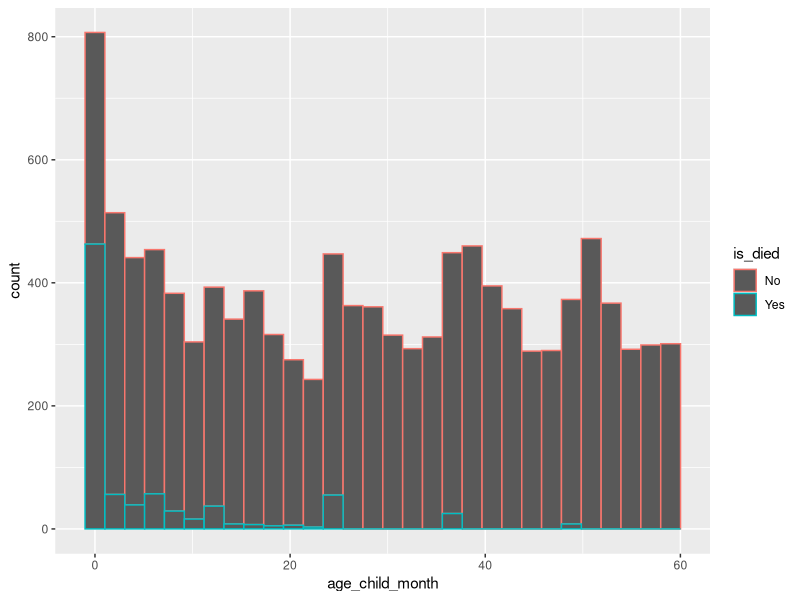
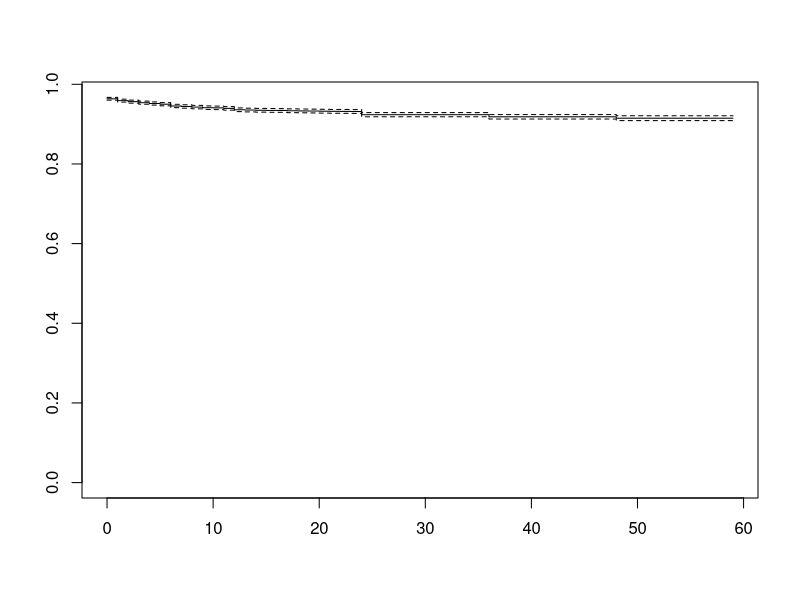
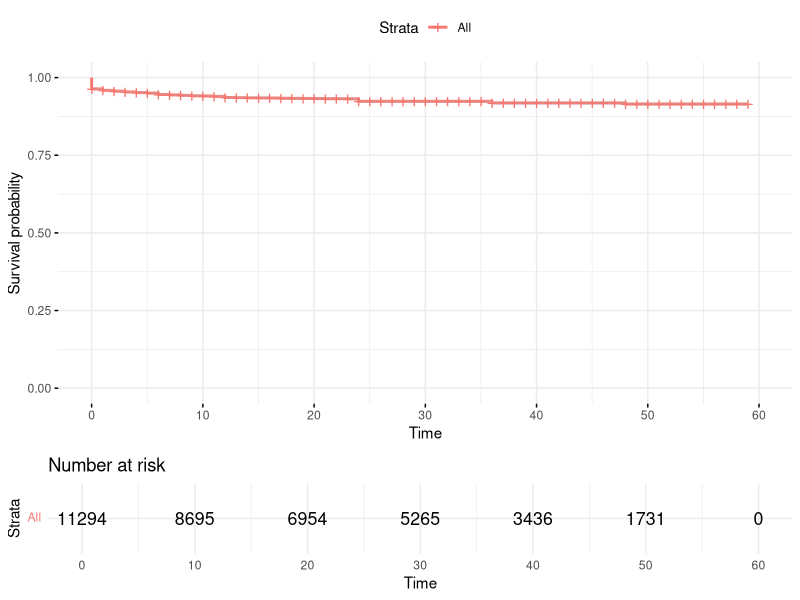
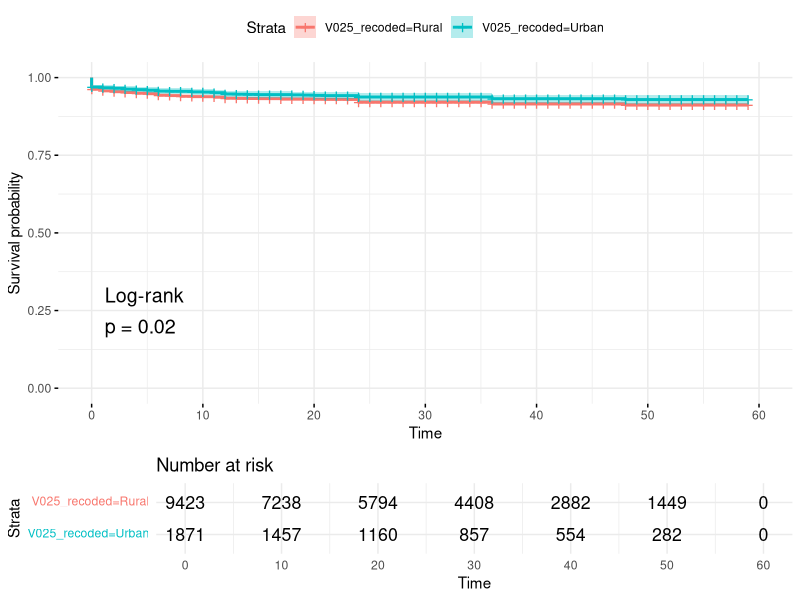
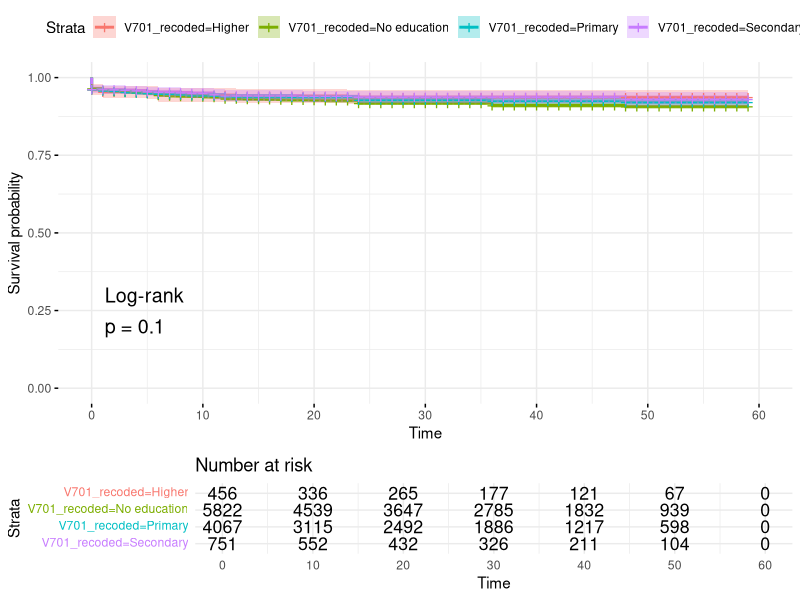
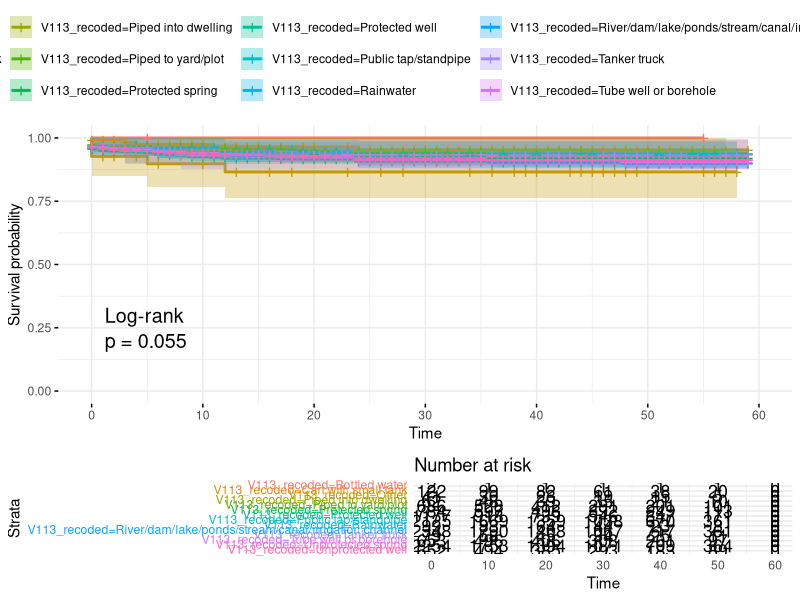
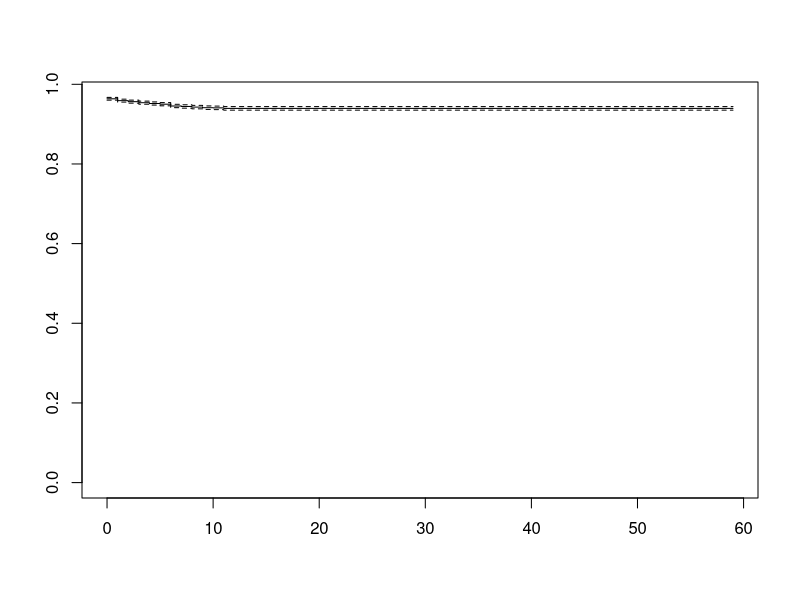

Generate these figures, in order, with R:
################################################################################
#
# Survival analysis of under-five (u5) child mortality
#
# By Kofiya Technologies (https://kofiyatech.com/)
#
################################################################################


# Set working directory
setwd("D:\\RStudioProjects\\watoto-survival\\data")

################################################################################
# Load data
################################################################################
library(readr)

surv_data <- readr::read_csv("./dhs-table-preprocessed-ayele2017-survival-paper.csv")

# Load schema definition about variables
schema_definition <- readr::read_csv("./schema-definition-variable-ayele2017-survival-paper.csv")


################################################################################
# Survival analysis for under five (U5) mortality rate
################################################################################
# Import library  ##############################################################
library(dplyr)        # for data wrangling and processing 
library(magrittr)     # for pipe operator
library(ggplot2)      # for visualization
library(skimr)        # to summarise data
library(survival)     # for survival analysis


# Get columns of interest for analysis   #######################################
col_of_interest <- schema_definition %>% 
  dplyr::filter(Type %in% c("feature_numeric", "feature_categorical", "response")) %>% 
  dplyr::select(Name, Recoded)

col_of_interest <- col_of_interest %>% 
  dplyr::mutate(NameModified = ifelse(Recoded == TRUE, 
                                      paste(Name, "recoded", sep='_'),
                                      Name)) %>% 
  dplyr::pull(NameModified)
  
# Keep analysis variables in the data
surv_data <- surv_data %>% 
  dplyr::select(any_of(col_of_interest))
  

# Derive response variable for survival analysis  ##############################
# ------------------------------------------------------------------------------
# Variable definition
# - B6:  Age at death
# - B7:  Age at death (months, imputed)
# - B13: Flag for age at death
# - HW1: Child's age in months
# ------------------------------------------------------------------------------
# Obtained from SQLite DB
# > SELECT * from ".\ET_2011_DHS_07082021_1847_58107.ETKR61FL.FlatValuesSpec"
# > WHERE Name = 'B13'
# ------------------------------------------------------------------------------
# Variable values --> B13 (Flag for age at death)
# - 0 = No flag
# - 1 = > interview
# - 2 = < breastfeeding
# - 3 = < age supplemented
# - 4 = < first breastfed
# - 5 = < last vaccination
# - 6 = Outside range
# - 7 = Imputed, units given
# - 8 = Imputed, no units
# ------------------------------------------------------------------------------
# Variable values --> B6 (Age at death)
# - 100 = Died on day of birth
# - 101 = Days: 1
# - 199 = Days: number missing
# - 201 = Months: 1
# - 299 = Months: number missing
# - 301 = Years: 1
# - 399 = Years: number missing
# ------------------------------------------------------------------------------

# ------------------------------------------------------------------------------
# Check B13
# ------------------------------------------------------------------------------
# Output
# B13     n
# <dbl> <int>
#   1     0   814
# 2     1    10
# 3     4     3
# 4     6    17
# 5     8     2
# 6    NA 10808
# ------------------------------------------------------------------------------
surv_data %>% 
  dplyr::count(B13) %>% 
  dplyr::arrange(B13)

# Let's exclude other flag types for B13 variable
surv_data <- surv_data %>% 
  dplyr::filter(B13 %in% c(0, NA))


# ------------------------------------------------------------------------------
# Do we need B6 (Age at death) as we have B7 (Age at death (months, imputed))?
# ------------------------------------------------------------------------------
# - B7 takes values from 0 (died on day of birth) to 48 months (4 years)
# - N=10,808 are children who are alive.
# - N=814 are children who died.
table_b7 <- surv_data %>% 
  dplyr::count(B7) %>% 
  dplyr::arrange(B7)

table_b6 <- surv_data %>% 
  dplyr::count(B6) %>% 
  dplyr::arrange(B6)

# Drop B6
surv_data <- surv_data %>% 
  dplyr::select(-c(B6))

# ------------------------------------------------------------------------------
# How are B7, B13 and HW1 variables related to each other?
# ------------------------------------------------------------------------------
# B7 contains age for died kids, and HW1 for alive kids!
# ------------------------------------------------------------------------------
# B7 	B13 HW1
# NA  NA  43
# 0   0  	NA
# NA  NA  4
# 2   0  	NA
# NA  NA  30
# 7   0  	NA
# 10  0	  NA
# NA  NA  9
# NA  NA  57
# NA  NA  23
# ------------------------------------------------------------------------------
# Find out if there are children whose age is not known!
# - There are 328 children with age unknown
unknown_age_children <- surv_data %>% dplyr::select(B7, HW1) %>% 
  dplyr::filter(is.na(B7) & is.na(HW1))

# Drop children whose age is not known
surv_data <- surv_data %>% 
  dplyr::filter(!(is.na(B7) & is.na(HW1)))

# Sanity checks
# - This gives a total of 10,480 alive kids and 814 died kids!
# B7              HW1       
# Min.   : 0.000   Min.   : 0.00  
# 1st Qu.: 0.000   1st Qu.:14.00  
# Median : 0.000   Median :29.00  
# Mean   : 5.784   Mean   :29.13  
# 3rd Qu.: 7.000   3rd Qu.:44.00  
# Max.   :48.000   Max.   :59.00  
# NA's   :10480    NA's   :814  
surv_data %>% dplyr::select(B7, HW1) %>% summary()


# Create target variable
surv_data <- surv_data %>% 
  dplyr::mutate(is_died = ifelse(is.na(B13), 'No', 'Yes'))

# Distribution of number of deaths
# is_died     n
# <dbl> <int>
#   1       1   814
#   2      NA 10480
surv_data %>% 
  dplyr::count(is_died)

# Drop B13
surv_data <- surv_data %>% 
  dplyr::select(-c(B13))

# Derive a new age variable from B13 and HW1 variables.
surv_data <- surv_data %>% 
  dplyr::mutate(age_child_month = ifelse(!is.na(HW1), 
                                         HW1,
                                         ifelse(!is.na(B7), B7,
                                                NA)))

# Sanity checks
# age_child_month
# Min.   : 0.00  
# 1st Qu.:11.00  
# Median :27.00  
# Mean   :27.44  
# 3rd Qu.:43.00  
# Max.   :59.00 
surv_data %>% 
  dplyr::select(age_child_month) %>% 
  summary()

# Distribution of age by death
ggplot2::ggplot(surv_data, aes(x=age_child_month, color=is_died)) +
  ggplot2::geom_histogram()

# Drop original variables that are used to derive target variable(s)
surv_data <- surv_data %>% 
  dplyr::select(-c(B7, HW1))

# Check distribution of child age
# - Most of the children have died before the age of 7 months (see Q3_AGE)!
# - All of the children who died couldn't make 48 months (see MAX_AGE)!
# - The average age of died children is about 6 months!
surv_data %>% 
  dplyr::select(is_died, age_child_month) %>% 
  dplyr::group_by(is_died) %>% 
  skimr::skim()


# Create censoring variable (right censoring)   ################################
# - Our study endpoint is U5 (under five years). Any death after 5 years should 
#   be censored.
surv_data <- surv_data %>% 
  dplyr::mutate(censored_u5 = ifelse((is_died == 'Yes') & (age_child_month < 60), 
                                     1,
                                     0))

# Distribution of censoring variable
#   censored_u5     n
#   0            10480
#   1            814
surv_data %>% 
  dplyr::count(censored_u5)


# Kaplan-Meier (KM) Analysis - Life Table ######################################
km_baseline <- survival::survfit(Surv(age_child_month, censored_u5) ~ 1,
                                 data=surv_data,
                                 type='kaplan-meier')

print(km_baseline)

# Get life table from KM result
summary(km_baseline)

plot(km_baseline)

# A better survival plot
library(survminer)

survminer::ggsurvplot(km_baseline, 
                      data = surv_data,
                      risk.table = TRUE,
                      conf.int = TRUE,
                      ggtheme = theme_minimal())

# KM Analysis by area of residence
km_por <- survival::survfit(Surv(age_child_month, censored_u5) ~ V025_recoded,
                            data=surv_data,
                            type='kaplan-meier')

print(km_por)

summary(km_por)

survminer::ggsurvplot(km_por, 
                      data = surv_data,
                      risk.table = TRUE,
                      conf.int = TRUE,
                      pval = TRUE,
                      pval.method = TRUE,
                      ggtheme = theme_minimal())


# Fit Cox Proportional Hazard (PH) model - Cox Regression model  ###############
cox_por <- survival::coxph(Surv(age_child_month, censored_u5) ~ V025_recoded,
                           data = surv_data)

summary(cox_por)

# KM Analysis by Husband/partner's education level
km_edu <- survival::survfit(Surv(age_child_month, censored_u5) ~ V701_recoded,
                            data=surv_data,
                            type='kaplan-meier')

print(km_edu)

summary(km_edu)

survminer::ggsurvplot(km_edu, 
                      data = surv_data,
                      risk.table = TRUE,
                      conf.int = TRUE,
                      pval = TRUE,
                      pval.method = TRUE,
                      ggtheme = theme_minimal())


# Fit Cox Proportional Hazard (PH) model - Cox Regression model  ###############
cox_por <- survival::coxph(Surv(age_child_month, censored_u5) ~ V025_recoded,
                           data = surv_data)

summary(cox_por)

# KM Analysis by Source of drinking water
km_sdw <- survival::survfit(Surv(age_child_month, censored_u5) ~ V113_recoded,
                            data=surv_data,
                            type='kaplan-meier')

print(km_sdw)

summary(km_sdw)

survminer::ggsurvplot(km_sdw, 
                      data = surv_data,
                      risk.table = TRUE,
                      conf.int = TRUE,
                      pval = TRUE,
                      pval.method = TRUE,
                      ggtheme = theme_minimal())


# Fit Cox Proportional Hazard (PH) model - Cox Regression model  ###############
# Place of residence
cox_por <- survival::coxph(Surv(age_child_month, censored_u5) ~ V025_recoded,
                           data = surv_data)

summary(cox_por)

# Source of drinking water 
cox_sdw <- survival::coxph(Surv(age_child_month, censored_u5) ~ V113_recoded,
                           data = surv_data)

summary(cox_sdw)





# ------------------------------------------------------------------------------
# Fit Cox PH model for all features
# ------------------------------------------------------------------------------
# Get features
feature_vars <- schema_definition %>% 
  dplyr::filter(Type %in% c("feature_numeric", "feature_categorical")) %>% 
  dplyr::select(Name, Recoded) %>% 
  dplyr::mutate(NameModified = ifelse(Recoded == TRUE, 
                                      paste(Name, "recoded", sep='_'),
                                      Name)) %>% 
  dplyr::pull(NameModified)

# Create data set with feature_vars and target vars
all_vars <- c(feature_vars, 'age_child_month', 'censored_u5')

surv_data_all <- surv_data %>% 
  dplyr::select(any_of(all_vars))

# Fit model with all features
cox_all <- survival::coxph(Surv(age_child_month, censored_u5) ~ .,
                           data = surv_data_all)

summary(cox_all)


################################################################################
# Survival analysis for under one (U1) mortality rate
################################################################################
# Create censoring variable (right censoring)   ################################
# - Our study endpoint is U1 (under one year). Any death after a year should 
#   be censored.
surv_data <- surv_data %>% 
  dplyr::mutate(censored_u1 = ifelse((is_died == 'Yes') & (age_child_month < 12), 
                                     1,
                                     0))

# Distribution of censoring variable
#   censored_u1     n
#   0            10480
#   1            814
surv_data %>% 
  dplyr::count(censored_u1)


# Kaplan-Meier (KM) Analysis - Life Table ######################################
km_baseline <- survival::survfit(Surv(age_child_month, censored_u1) ~ 1,
                                 data=surv_data,
                                 type='kaplan-meier')

print(km_baseline)

# Get life table from KM result
summary(km_baseline)

# Survival below 12 months
summary(km_baseline, times=seq(1, 12))

# Survival after 12 months
summary(km_baseline, times=seq(12, 60))

plot(km_baseline)




################################################################################
# RESOURCES
################################################################################
# - https://rviews.rstudio.com/2017/09/25/survival-analysis-with-r/





